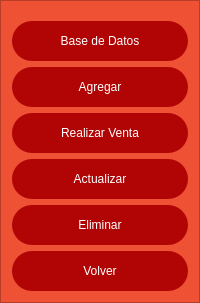
           <widget class="QFrame" name="frameControl">
            <property name="minimumSize">
             <size>
              <width>200</width>
              <height>0</height>
             </size>
            </property>
            <property name="maximumSize">
             <size>
              <width>0</width>
              <height>16777215</height>
             </size>
            </property>
            <property name="styleSheet">
             <string notr="true">QFrame{
background-color: rgb(239, 81, 52)
}

QPushButton{
background-color: rgb(177, 5, 5);
border-radius: 20px;
color: white;
font: 77 10pt &quot;Arial-Black&quot;;
}

QPushButton:hover{
background-color: white;
border-radius: 20px;
border-bottom-left-radius: 20px;
color: black;
font: 77 10pt &quot;Arial-Black&quot;;
}</string>
            </property>
            <property name="frameShape">
             <enum>QFrame::StyledPanel</enum>
            </property>
            <property name="frameShadow">
             <enum>QFrame::Raised</enum>
            </property>
            <layout class="QVBoxLayout" name="verticalLayout_3">
             <property name="topMargin">
              <number>0</number>
             </property>
             <item>
              <widget class="QLabel" name="label_28">
               <property name="maximumSize">
                <size>
                 <width>16777215</width>
                 <height>150</height>
                </size>
               </property>
               <property name="text">
                <string/>
               </property>
               <property name="pixmap">
                <pixmap>../logoAthloZone.png</pixmap>
               </property>
               <property name="scaledContents">
                <bool>true</bool>
               </property>
              </widget>
             </item>
             <item>
              <widget class="QPushButton" name="botonBaseDatos">
               <property name="minimumSize">
                <size>
                 <width>0</width>
                 <height>40</height>
                </size>
               </property>
               <property name="text">
                <string>Base de Datos</string>
               </property>
              </widget>
             </item>
             <item>
              <widget class="QPushButton" name="botonAgregar">
               <property name="minimumSize">
                <size>
                 <width>0</width>
                 <height>40</height>
                </size>
               </property>
               <property name="text">
                <string>Agregar</string>
               </property>
              </widget>
             </item>
             <item>
              <widget class="QPushButton" name="botonRealizarVenta">
               <property name="minimumSize">
                <size>
                 <width>0</width>
                 <height>40</height>
                </size>
               </property>
               <property name="text">
                <string>Realizar Venta</string>
               </property>
              </widget>
             </item>
             <item>
              <widget class="QPushButton" name="botonActualizar">
               <property name="minimumSize">
                <size>
                 <width>0</width>
                 <height>40</height>
                </size>
               </property>
               <property name="text">
                <string>Actualizar</string>
               </property>
              </widget>
             </item>
             <item>
              <widget class="QPushButton" name="botonEliminar">
               <property name="minimumSize">
                <size>
                 <width>0</width>
                 <height>40</height>
                </size>
               </property>
               <property name="text">
                <string>Eliminar</string>
               </property>
              </widget>
             </item>
             <item>
              <widget class="QPushButton" name="botonVolver">
               <property name="minimumSize">
                <size>
                 <width>0</width>
                 <height>40</height>
                </size>
               </property>
               <property name="text">
                <string>Volver</string>
               </property>
              </widget>
             </item>
            </layout>
           </widget>
